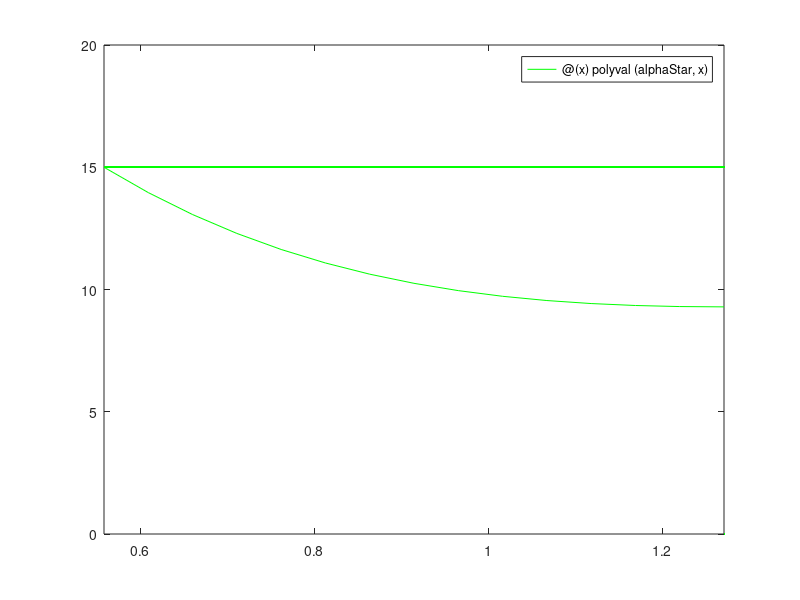

Write the MATLAB code that produced this figure. (Note: this script raises an error after producing the figure.)
clc; clear; close all

%% Defining the Coast

% Coefficients of polynomial that define the coastline have been
% predetermined (totally arbitrary, but still predetermined)
coastCoeff = load("coastPolyCoeffs.mat");
alphaStar = flipud(coastCoeff.alphaStar);

%The 5th-order polynomial that will define our coast:
coast_line = @(x) polyval(alphaStar, x);

upper_bound = 15;
lower_bound = 0;
right_bound = 15;

x_bounds = [0 right_bound];
x_bounds = max(x_bounds, fsolve((@(x) (coast_line(x) - upper_bound)),0));
x_bounds = min(x_bounds, fsolve((@(x) (coast_line(x) - lower_bound)),0));

fplot(coast_line, x_bounds,'g');
hold on

%% Defining the borders of the country (just straight lines)

%Define upper border as straight line:
x1 = linspace(x_bounds(1), right_bound,100);
y1 = upper_bound.*ones(length(x1));
plot(x1,y1,'g','HandleVisibility','off')

%Define lower border as straight line:
x2 = linspace(x_bounds(2),right_bound ,100);
y2 = lower_bound.*ones(length(x2));
plot(x2,y2,'g','HandleVisibility','off')

%Define right side boarder as straight line:
xv = right_bound.*ones(length(x));
yv = linspace(lower_bound, upper_bound,length(xv));
plot(xv,yv,'g','HandleVisibility','off')


%% Plot some randomly selected population centers:
popCenters = [4.0783    4.0816;
              1.5899   12.2449;
             11.4516   10.8455;];
populations = [1000, 500, 800];
scatter(popCenters(:,1),popCenters(:,2),populations/10,'b*')


%% Add some titles and labels
legend("Borders","Population Center")
title("Fictional Country")
xlabel("''Longitude''")
ylabel("''Latitude''")
axis([-5 20 -5 20]) 
axis equal
